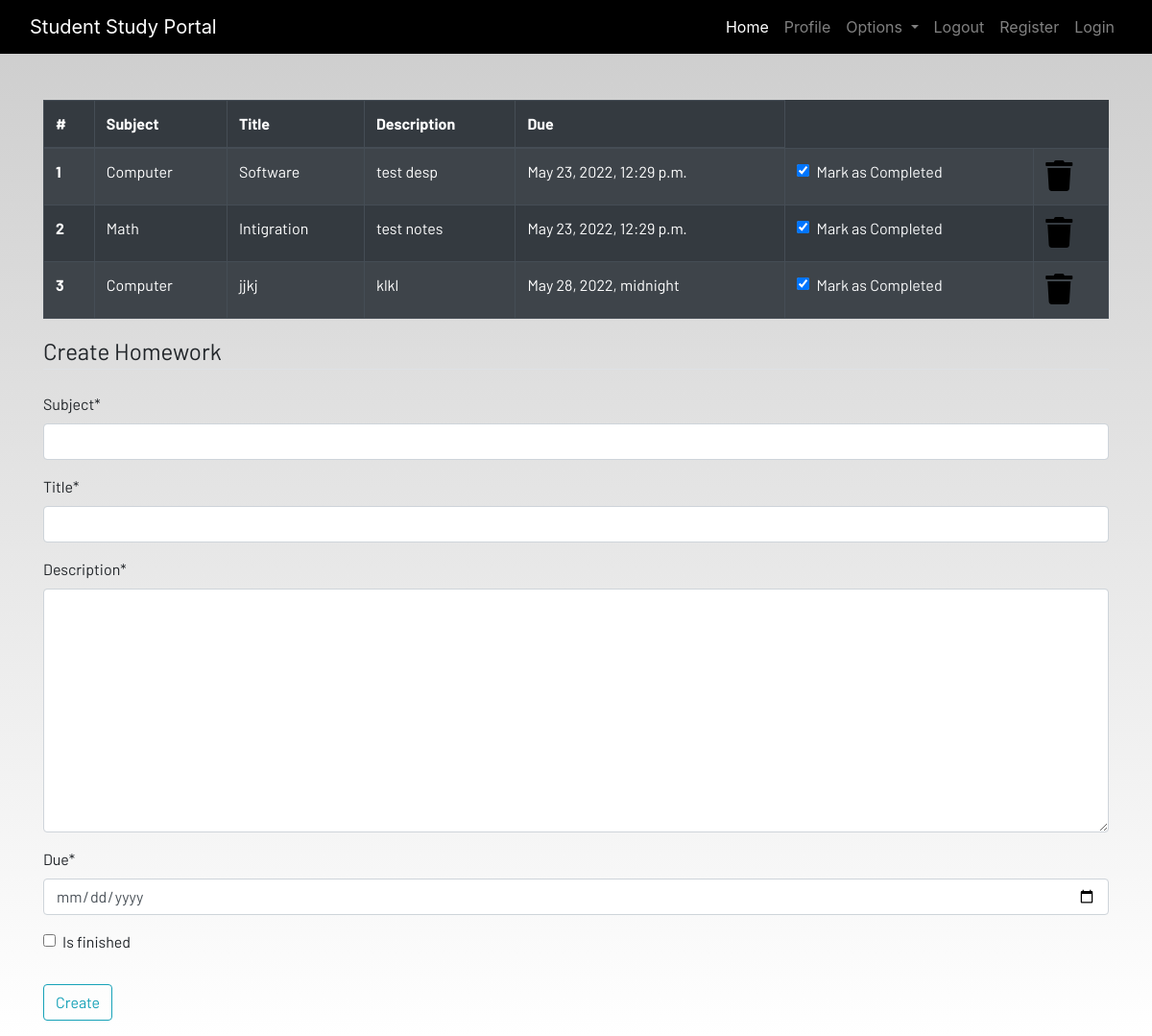
Screenshot of /homework/ (signed in) with the database file from the repository.
### dashboard/models.py (models this page shows, shortened)
class Homework(models.Model):
    user = models.ForeignKey(User, on_delete=models.CASCADE)
    subject = models.CharField(max_length=50)
    title = models.CharField(max_length=100)
    description = models.TextField()
    due = models.DateTimeField()
    is_finished = models.BooleanField(default=False)

### dashboard/views.py (the view)
# urls.py: path('homework/', views.homework, name='homework'),
def homework(request):
    if request.method == 'POST':
        form = HomeworkForm(request.POST)
        if form.is_valid():
            try:
                finished = request.POST['is_finished']
                if finished == 'on':
                    finished = True
                else:
                    finished = False
            except:
                finished = False
            homeworks = Homework(
                user = request.user,
                subject = request.POST['subject'],
                title = request.POST['title'],
                description = request.POST['description'],
                due = request.POST['due'],
                is_finished = finished
            )
            homeworks.save()
            messages.success(request,f"Homework Added from {request.user.username} Successfully")
    else:
        form = HomeworkForm()
    homeworks = Homework.objects.filter(user=request.user)
    if len(homeworks) == 0:
        homework_done = True
    else:
        homework_done = False
    context = {
        'homeworks': homeworks,
        'homework_done': homework_done,
        'form': form
    }
    return render(request, 'dashboard/homework.html', context)

### dashboard/forms.py
class HomeworkForm(forms.ModelForm):
    class Meta:
        model = Homework
        widgets = {'due':DateInput()}
        fields = ['subject', 'title', 'description', 'due', 'is_finished']

### dashboard/templates/dashboard/homework.html (shortened to what this page needs)
{% extends 'dashboard/base.html' %}
{% load static %}
{% load crispy_forms_tags %}
{% block content %}
<div class="container">
    {% if not homework_done %}
    <table class="table table-striped table-bordered table-hover table-dark">
        <thead>
            <tr>
                <th scope="col">#</th>
                <th scope="col">Subject</th>
                <th scope="col">Title</th>
                <th scope="col">Description</th>
                <th scope="col">Due</th>
            </tr>
        </thead>
        <tbody>
            {% for homework in homeworks %}
            <tr>
                <th scope="row">{{forloop.counter}}</th>
                <td>{{homework.subject}}</td>
                <td>{{homework.title}}</td>
                <td>{{homework.description}}</td>
                <td>{{homework.due}}</td>
                <td>
                    <a href="{% url 'update_homework' homework.id %}">
                        <div class="form-check">
                            {% if homework.is_finished == True %}
                            <input class="form-check-input" type="checkbox" value="" checked>
                            {% else %}
                            <input class="form-check-input" type="checkbox" value="" >
                            {% endif %}
                            <label class="form-check-label text-light" for="flexCheckDefault">
                                Mark as Completed
                            </label>
                        </div>
                    </a>
                </td>
                <td><a href="{% url 'delete_homework' homework.id %}"><i class="fa fa-trash fa-2x"></i></a></td>
            </tr>
            {% endfor %}
        </tbody>
    </table>
    {% else %}
    <h4>All homeworks are completed!! Create to have more!!</h4>
    {% endif %}
</div>
<div class=" container">
    <form method="POST">
        <fieldset class="form-group">
            <legend class="border-bottom mb-4">Create Homework</legend>
            {{form|crispy}}
        </fieldset>
        <div class="form-group">
            <button href="" class="btn btn-outline-info" type="submit">
                Create
            </button>
        </div>
    </form>
</div>
{% endblock content %}

### static/css/main.css (style rules this page uses)
html { scroll-behavior: smooth; height: 100%; width: 100%; }
a { text-decoration: none !important; color: black; }
html, body { max-width: 100%; overflow-x: hidden; height: 100%; width: 100%; }
body { background: linear-gradient(rgba(0, 0, 0, 0.2), rgba(255, 255, 255, 0.5)); overflow-x: hidden; background-repeat: no-repeat; }
.fa { color: black; }

### rows the page displays
Homework: subject "Computer", title "Software", description "test desp", due "May 23, 2022, 12:29 p.m."
Homework: subject "Math", title "Intigration", description "test notes", due "May 23, 2022, 12:29 p.m."
Homework: subject "Computer", title "jjkj", description "klkl", due "May 28, 2022, midnight"
